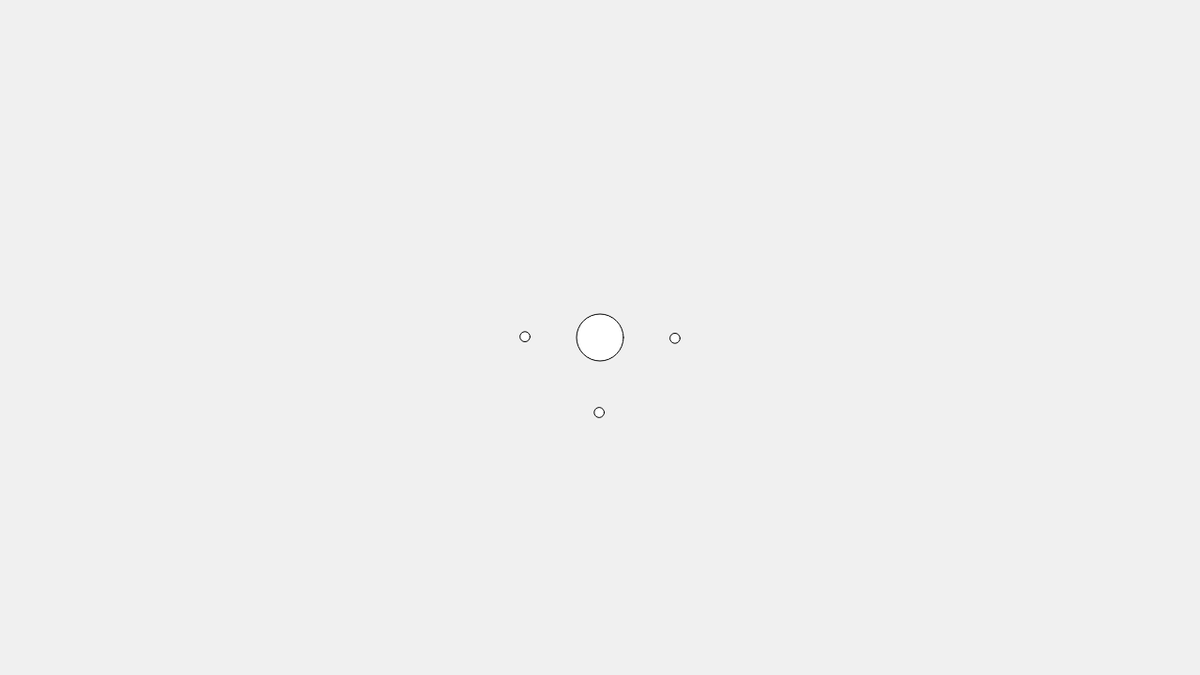
Frame 1 (no input)
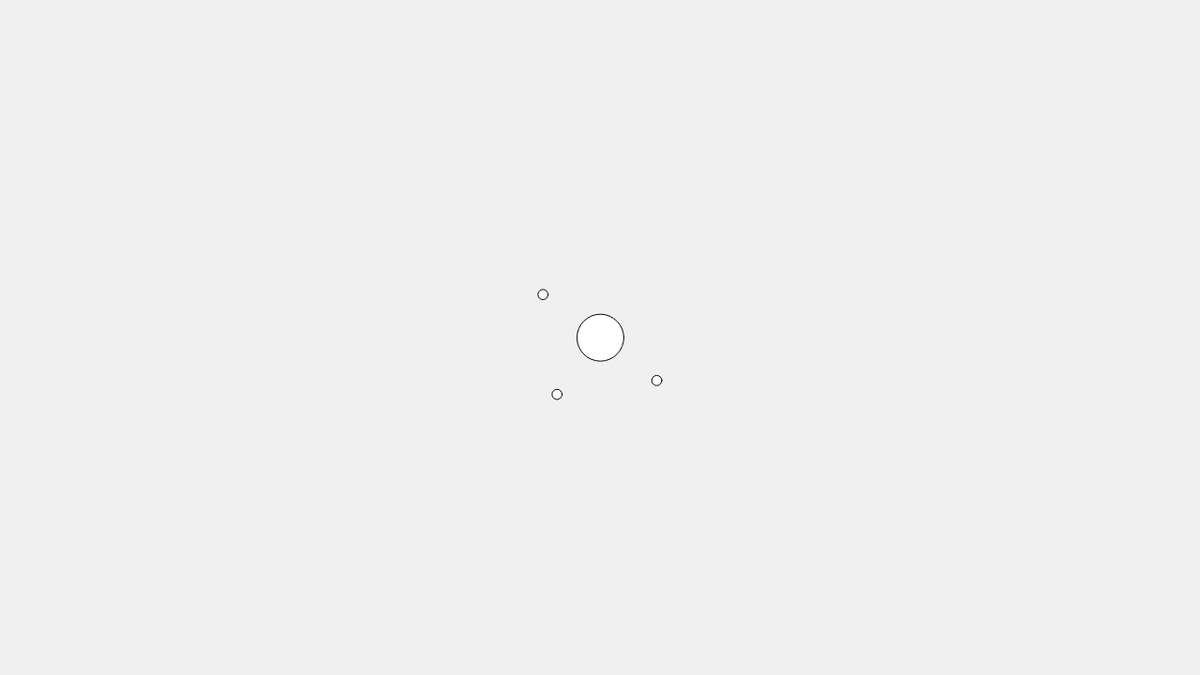
Frame 60 (no input)
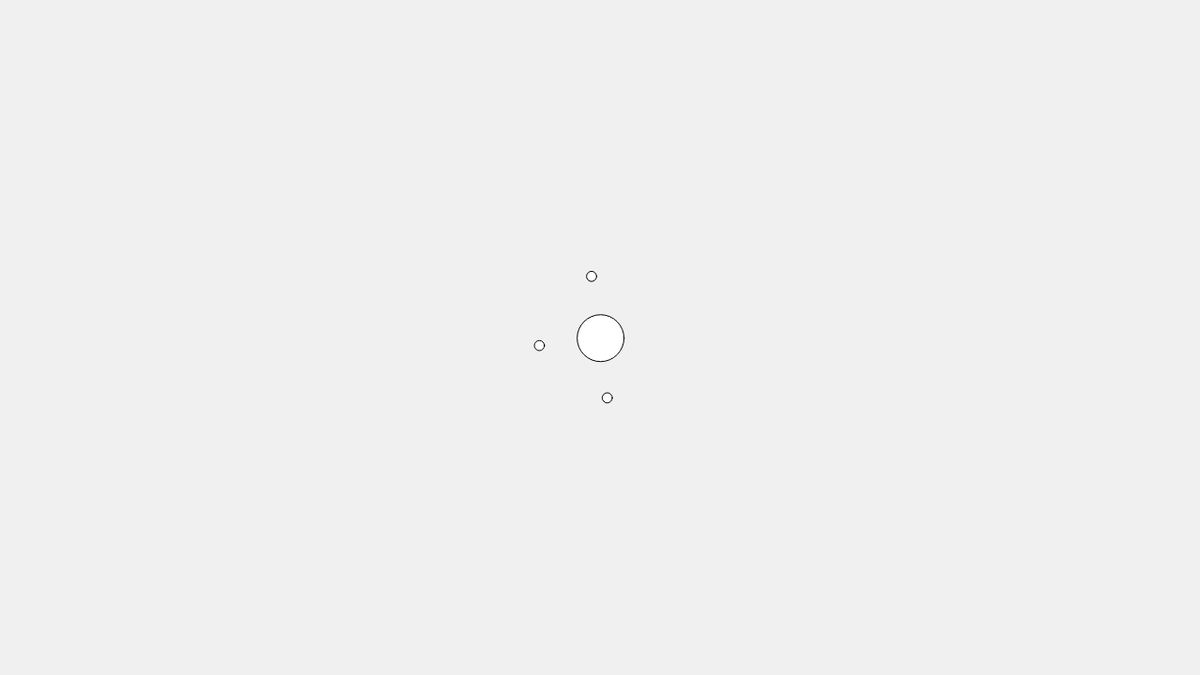
Frame 120 (the mouse pressed at the canvas centre since frame 60)

The p5.js sketch that drew these frames (run headless with seeded random() and noise() and a simulated clock; from frame 60 on, the mouse is pressed at the canvas centre):

// p5.js sketch
// ── sketch.js
let FPS = 60
let MULT = 250
let REP = MULT * FPS
let FASTER = 5
let G = 10

class Planet {
    constructor(m, x, y, init_vx, init_vy) {
        this.m = m
        this.x = x
        this.y = y
        this.x_p = x - init_vx / (REP)
        this.y_p = y - init_vy / (REP)
        this.netAcc = [0, 0]
    }

    acc(b2) {
        var xDir = b2.x - this.x, yDir = b2.y - this.y
        var num = xDir * xDir + yDir * yDir

        var a_mod = G * b2.m / num
        return [(xDir / sqrt(num) * a_mod), (yDir / sqrt(num) * a_mod)]
    }

    addAccel(b2) {
        var accAdd = this.acc(b2)
        this.netAcc[0] += accAdd[0]
        this.netAcc[1] += accAdd[1]
    }

    refreshNew(b2) {
        var accel = this.netAcc
        this.netAcc = [0, 0]
        var tmpx = this.x
        var tmpy = this.y
        this.x = 2 * this.x - this.x_p + accel[0] / (REP * REP)
        this.y = 2 * this.y - this.y_p + accel[1] / (REP * REP)
        this.x_p = tmpx
        this.y_p = tmpy
    }

    output() {
        ellipse(this.x, this.y, 5 * Math.pow(this.m, 1/3), 5 * Math.pow(this.m, 1/3))
    }
}

class SystemOfPlanets {
    constructor() { this.planets = [] }

    addPlanet(planet) { this.planets.push(planet) }

    refresh() {
        for (var i = 0; i < this.planets.length; i++) {
            for (var j = 0; j < this.planets.length; j++) {
                if (j == i)
                    continue
                this.planets[i].addAccel(this.planets[j])
            }
        }

        for (var i = 0; i < this.planets.length; i++)
            this.planets[i].refreshNew()
    }

    output() {
        for (var i = 0; i < this.planets.length; i++)
            this.planets[i].output()
    }
}


// Description of body 1
let body1 = new Planet(10, 80, 0, 0, 10)

// Description of body 2
let body2 = new Planet(1000, 0, 0, 0.1, 0)

// Description of body 3
let body3 = new Planet(10, -80, 0, 0, -10)

// Description of body 4
let body4 = new Planet(10, 0, 80, -10, 0)

// Description of body 5
// let body5 = new Planet(10, 0, -80, 5, 0)


function setup() {
    frameRate(FPS)
    createCanvas(1280, 720)
}

function draw() {
    translate(640, 360)
    background(240)

    var solar = new SystemOfPlanets()
    solar.addPlanet(body2) // Main 'Sun'

    solar.addPlanet(body1) // Rest
    solar.addPlanet(body3) // of
    solar.addPlanet(body4) // the
    // solar.addPlanet(body5) // Planets

    for (var i = 0; i < FASTER * MULT; i++)
        solar.refresh()

    solar.output()
}
